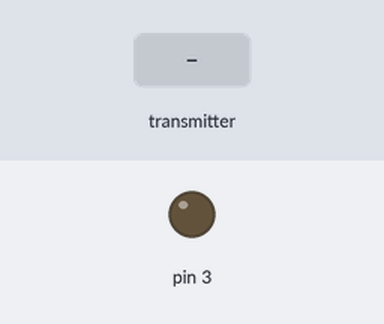
Recording of a sketch running on a simulated Arduino Uno, built with avr-gcc and run on an emulated ATmega328P. Parts: output pins drawn as LEDs (lit = HIGH). The inputs (shaded band) are chosen by the test bench. No radio packets arrive unless stated; what the sketch prints to the serial monitor is not drawn.

Above: at 1.2 s.
1.3 s: the transmitter starts sending inhalt = 1023
At 1.8 s:
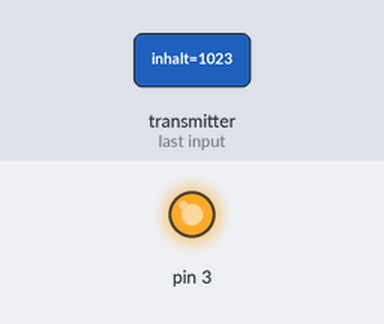
2.8 s: the transmitter starts sending inhalt = 0
At 4.2 s:
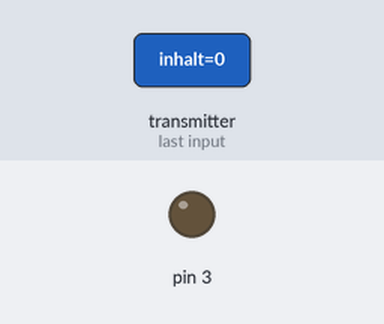
Timing chart, 0 to 5.8 s (numbered marks = the images above; inputs shaded):
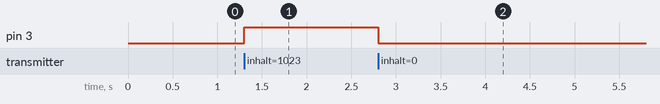

Measured:
- after the input at 1.3 s, pin 3: LOW → HIGH at once
- after the input at 2.8 s, pin 3: HIGH → LOW at once

The sketch:

RF24Empf_nger.ino
```cpp
#include <SPI.h>
#include <nRF24L01.h>
#include <RF24.h>
#include <RF24_config.h>
#include "printf.h"

RF24 radio(9,10);
const uint64_t pipe = 0xB00B1E5000LL;
int inhalt = 0;

void setup() {
  Serial.begin(57600);
  printf_begin();
  printf("Empfänger\n");

  radio.begin();
  radio.setAutoAck(1);
  radio.setRetries(5,15);
  radio.openReadingPipe(1,pipe);
  radio.startListening();
  radio.printDetails();

  pinMode (3, OUTPUT);
}

void loop() {
  while (radio.available())
  {
    radio.read(&inhalt, 1);
  }
  Serial.println(inhalt);
  analogWrite(3,inhalt);
}
```

printf.h
```cpp
// (licence header left out)
/**
 * @file printf.h
 *
 * Setup necessary to direct stdout to the Arduino Serial library, which
 * enables 'printf'
 */

#ifndef __PRINTF_H__
#define __PRINTF_H__

#ifdef ARDUINO

int serial_putc( char c, FILE * )
{
  Serial.write( c );

  return c;
}

void printf_begin(void)
{
  fdevopen( &serial_putc, 0 );
}

#else
#error This example is only for use on Arduino.
#endif // ARDUINO

#endif // __PRINTF_H__
```
